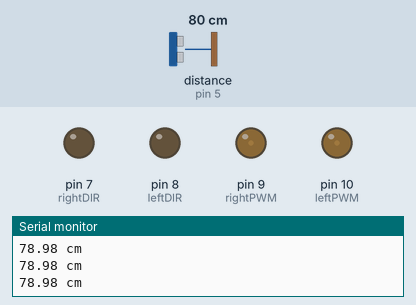
Simulated run of this sketch. Board: Arduino Uno, built with avr-gcc and run on an emulated ATmega328P. Parts: output pins drawn as LEDs (lit = HIGH), the last lines printed to the serial monitor. Wiring (inferred from the names in the program): ultrasonic range finder: trigger pin 2; echo pin 5. The test bench sets the inputs (shaded band); at power-on: distance to the obstacle (sensor on pin 5) 80 cm. The echo pulse lasts 58.3 µs per cm; pins used as bus, display or sensor lines are not drawn.

Above: at 1.2 s.
1.3 s: distance to the obstacle (sensor on pin 5) set to 28 cm
2.8 s: distance to the obstacle (sensor on pin 5) set to 25 cm
At 4.0 s:
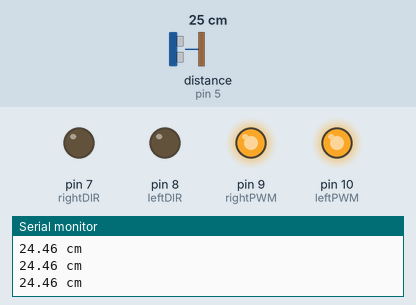
4.3 s: distance to the obstacle (sensor on pin 5) set to 9 cm
At 5.3 s:
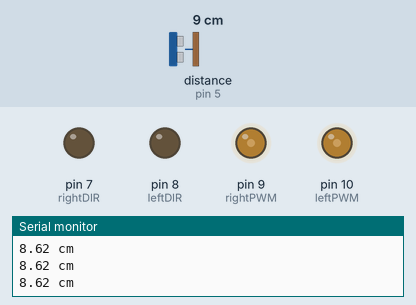
5.8 s: distance to the obstacle (sensor on pin 5) set to 18 cm
At 6.6 s:
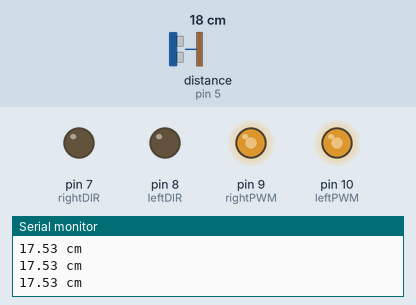
7.3 s: distance to the obstacle (sensor on pin 5) set to 35 cm
At 8.5 s:
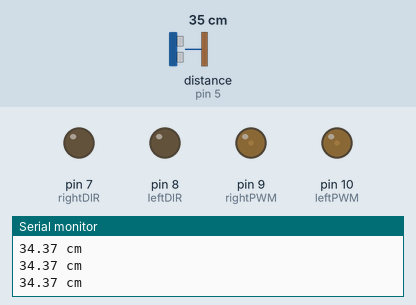
Timing chart, 0 to 9.8 s (numbered marks = the images above; inputs shaded):
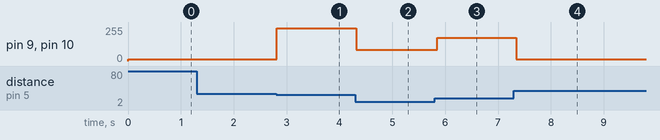

The sketch:

Ultrasonic.ino
```cpp
#define rightDIR 7
#define rightPWM 9
#define leftDIR 8
#define leftPWM 10

#define FORWARD 0
#define BACKWARD 1

#define trig 2
#define echo 5

#define rate (float) 17/1000 //단위 환산 값. 340*(10^2)/(10^6)/2

unsigned long duration;
float distance; //단위 환산한 거리 값. [cm]

void setup() {
  // put your setup code here, to run once:
  Serial.begin(9600); //시리얼 통신
  pinMode(leftDIR, OUTPUT);
  pinMode(leftPWM, OUTPUT);
  pinMode(rightDIR, OUTPUT);
  pinMode(rightPWM, OUTPUT);
  pinMode(trig, OUTPUT); //초음파 출력
  pinMode(echo, INPUT); //초음파 입력
}

void loop() {
  // put your main code here, to run repeatedly:
  digitalWrite(trig, HIGH);
  delayMicroseconds(15); // 15us 동안 초음파 출력
  digitalWrite(trig, LOW);

  duration = pulseIn(echo,HIGH); //펄스의 길이 읽어오기 [us]
  distance = rate*duration; //단위 환산된 거리 값 [cm]
  Serial.print(distance); //거리 값을 확인하기 위해 시리얼 모니터에 출력
  Serial.println(" cm"); //단위 [cm]

  int PWM = 15; //거리가 25.5cm보다 크면 일정하게 약한 속도로 움직이게 조절
  if (distance < 25.5) PWM = distance * 10; //analogWrite 함수가 255까지만 입력받으므로 25.5cm까지만 조건 적용

  digitalWrite(leftDIR, FORWARD); //왼쪽 바퀴 앞으로 이동
  analogWrite(leftPWM, PWM); //왼쪽 바퀴 PWM 출력
  digitalWrite(rightDIR, FORWARD); //오른쪽 바퀴 앞으로 이동
  analogWrite(rightPWM, PWM); //오른쪽 바퀴 PWM 출력
  delay(60); // 60ms 딜레이
}
```

Measured:
- the behaviour switches between 27 and 26 cm on distance to the obstacle (sensor on pin 5) (found by bisection; images 0 and 1)
- after the input at 2.8 s, pin 9 (rightPWM), pin 10 (leftPWM): 15/255 → 244/255 at once
- after the input at 4.3 s, pin 9 (rightPWM), pin 10 (leftPWM): 244/255 → 86/255 at once
- after the input at 5.8 s, pin 9 (rightPWM), pin 10 (leftPWM): 86/255 → 175/255 after 0.05 s
- after the input at 7.3 s, pin 9 (rightPWM), pin 10 (leftPWM): 175/255 → 15/255 at once
